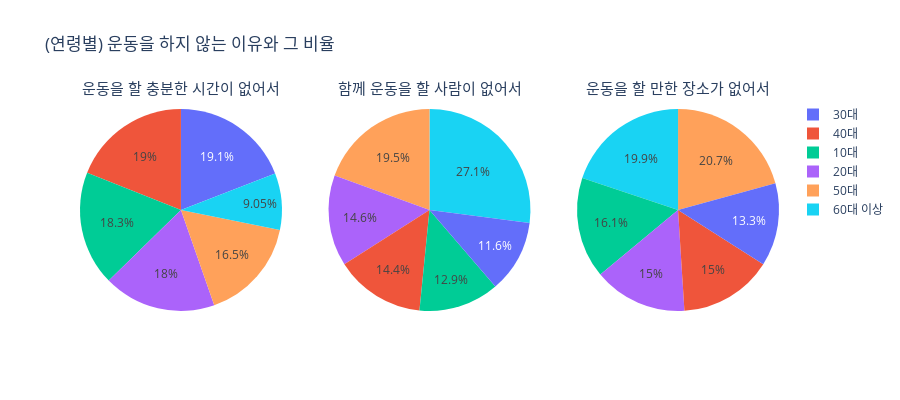

The notebook cell saved with this chart:
### Markdown cell above
![image.png](attachment:image.png)

### Code cell
# 2. (연령별) 운동을 하지 않는 이유와 비율 - 시각화

# 3x1 서브플롯 생성, 원 그래프를 위한 서브플롯 유형 지정
fig = make_subplots(
    rows=1, cols=3,
    subplot_titles=("운동을 할 충분한 시간이 없어서", "함께 운동을 할 사람이 없어서","운동을 할 만한 장소가 없어서"),
    specs=[[{"type": "pie"}, {"type": "pie"}, {"type": "pie"}]]
)

# 첫 번째 서브플롯: 운동을 할 충분한 시간이 없어서
fig.add_trace(go.Pie(labels=data2['분류'], values=data2['운동을 할 충분한 시간이 없어서']), row=1, col=1)

# 두 번째 서브플롯: 함께 운동을 할 사람이 없어서
fig.add_trace(go.Pie(labels=data2['분류'], values=data2['함께 운동을 할 사람이 없어서']), row=1, col=2)

# 세 번째 서브플롯: 운동을 할 만한 장소가 없어서
fig.add_trace(go.Pie(labels=data2['분류'], values=data2['운동을 할 만한 장소가 없어서']), row=1, col=3)

# 이미지 크기 설정
fig.update_layout(width=900, height=400)
fig.update_annotations(font=dict(size=15)) # 폰트 사이즈 설정
fig.update_layout(title_text="(연령별) 운동을 하지 않는 이유와 그 비율") # 타이틀 설정

fig.show()

### Figure 1 — Plotly figure (JSON) as saved in the notebook; plotly's stock layout.template omitted (floating-point values rounded to 4 significant figures)
{"data": [{"domain": {"x": [0, 0.2889], "y": [0, 1]}, "labels": ["10대", "20대", "30대", "40대", "50대", "60대 이상"], "type": "pie", "values": [55.7, 54.8, 58.1, 57.7, 50.1, 27.5]}, {"domain": {"x": [0.3556, 0.6444], "y": [0, 1]}, "labels": ["10대", "20대", "30대", "40대", "50대", "60대 이상"], "type": "pie", "values": ["6.1", "6.9", "5.5", "6.8", "9.2", "12.8"]}, {"domain": {"x": [0.7111, 1], "y": [0, 1]}, "labels": ["10대", "20대", "30대", "40대", "50대", "60대 이상"], "type": "pie", "values": [5.6, 5.2, 4.6, 5.2, 7.2, 6.9]}], "layout": {"annotations": [{"font": {"size": 15}, "showarrow": false, "text": "운동을 할 충분한 시간이 없어서", "x": 0.1444, "xanchor": "center", "xref": "paper", "y": 1, "yanchor": "bottom", "yref": "paper"}, {"font": {"size": 15}, "showarrow": false, "text": "함께 운동을 할 사람이 없어서", "x": 0.5, "xanchor": "center", "xref": "paper", "y": 1, "yanchor": "bottom", "yref": "paper"}, {"font": {"size": 15}, "showarrow": false, "text": "운동을 할 만한 장소가 없어서", "x": 0.8556, "xanchor": "center", "xref": "paper", "y": 1, "yanchor": "bottom", "yref": "paper"}], "height": 400, "title": {"text": "(연령별) 운동을 하지 않는 이유와 그 비율"}, "width": 900}}
